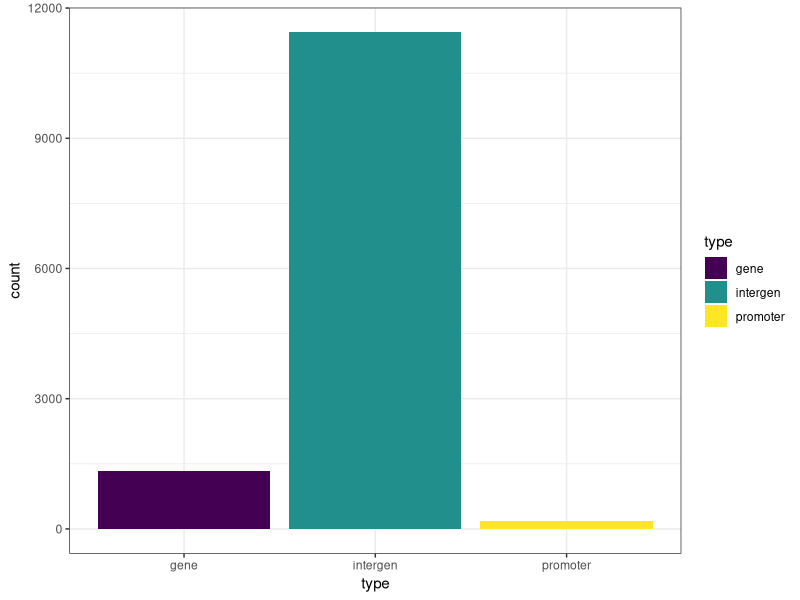
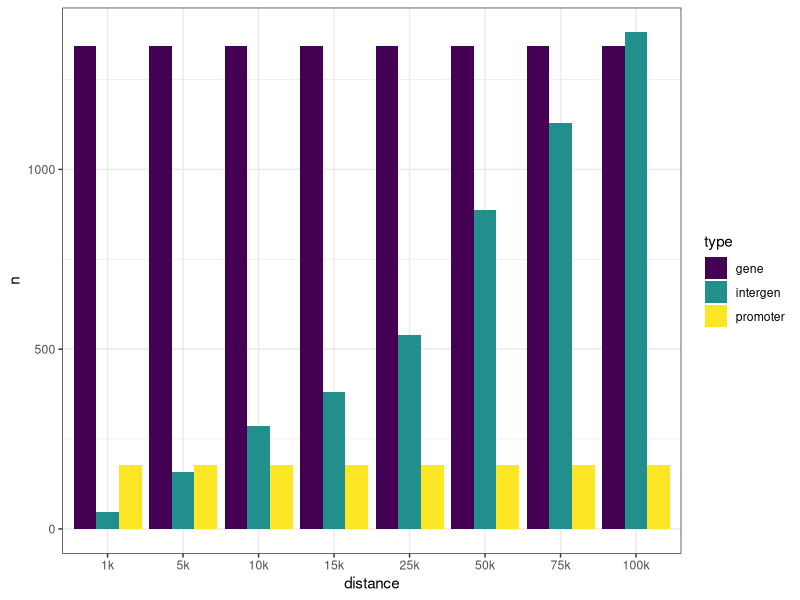
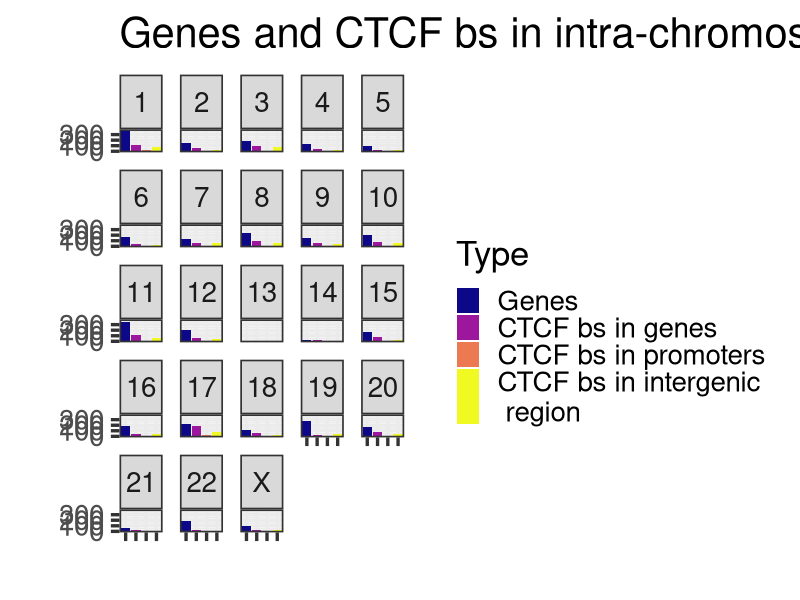

The R script that drew these images, in order:
library(readr)
library(dplyr)
library(ggplot2)
library(IRanges)

### Read the classified CTCFs
ctcfs <- read_tsv("data/class_ctcfs_5000_500.tsv", col_types = cols(
  chr = col_character()))

ctcfs %>% select(type) %>% table()
# -5000, 500
# gen  intergen    other promoter 
# 8047     8979     2459      868
# intergen = 11438
# 
# -1000, 100
# gen intergen    other promoter 
# 8270     9393     2523      167 
# intergen = 11916
ctcfs_hits <- read_tsv("data/ctcfs_hits_5000_500.tsv")
genes <- read_tsv("data/luma-intra-vertices.tsv", 
                          col_types = cols_only(
                            ensemblID = col_character(),
                            chr = col_character(),
                            start = col_integer(),
                            end = col_integer()
                          ))
genes <- genes %>% dplyr::rename(id = ensemblID)

luma_ctcfs <- ctcfs_hits %>% 
  semi_join(genes, by = c("sequence" = "id")) %>% 
  select(ctcf) %>% unlist(use.names = FALSE) %>% unique()

## Remove ctcfs that lie on gene promoters or gene bodies in genes that are not 
## in our network. Keep the ones in the intergenic region of genes to check if they include
## other peaks at a certain distance
ctcfs <- bind_rows(
  ctcfs %>% 
    filter(id %in% luma_ctcfs),
  ctcfs %>% 
  filter(!id %in% luma_ctcfs, type  %in% c("intergen", "other"))
  )

promoters <- genes %>% mutate(end = start + 500, start = start - 5000)
extended_regions <- genes %>% mutate(start = start - 5000, end = end)
gene_bodies <- genes %>% mutate(start = start + 500) %>% filter(end > start)

chrs <- as.character(c(seq(1:22), "X"))

### Reclasify
luma_ctfs <- parallel::mclapply(X = chrs, mc.cores = 23, FUN = function(ch){
  chr_ctcfs <- ctcfs %>% filter(chr == ch)
  chr_gene_bodies <- gene_bodies %>% filter(chr == ch)
  chr_promoters <- promoters %>% filter(chr == ch)
  chr_extended_regions <- extended_regions %>% filter(chr == ch)
  
  cranges <- IRanges(start = chr_ctcfs$start, end = chr_ctcfs$end, names = chr_ctcfs$id)
  granges <- IRanges(start = chr_gene_bodies$start, end = chr_gene_bodies$end, names = chr_gene_bodies$id)
  pranges <- IRanges(start = chr_promoters$start, end = chr_promoters$end, names = chr_promoters$id)
  eranges <- IRanges(start = chr_extended_regions$start, end = chr_extended_regions$end, names = chr_extended_regions$id)
  
  #ctcfs in promotoers and gene bodies
  chr_ctcfs <- chr_ctcfs %>% mutate(phits = countOverlaps(cranges, pranges, type = "within"), 
                                    ghits = countOverlaps(cranges, granges, type = "within"))
                         
  phits <- as.data.frame(findOverlaps(cranges, pranges, type = "within")) 
  if(nrow(phits) > 0) {
    phits <- phits  %>% 
      mutate(ctcf = chr_ctcfs$id[queryHits], sequence = chr_promoters$id[subjectHits], type = "promoter")
  }
 
  ghits <- as.data.frame(findOverlaps(cranges, granges, type = "within"))
  if(nrow(ghits) > 0) {
    ghits <- ghits %>% 
      mutate(ctcf = chr_ctcfs$id[queryHits], sequence = chr_gene_bodies$id[subjectHits], type = "gene")
  }
   
  hits <- bind_rows(phits, ghits)
  
  if(nrow(hits) > 0) {
    hits <- hits %>% select(ctcf, sequence, type)
  }
  # Distance to the extended region
  dist <- distanceToNearest(cranges, eranges)
  chr_ctcfs$near_region <- chr_extended_regions$id[to(dist)]
  chr_ctcfs$near_distance <- unlist(elementMetadata(dist))
  return(list(ctcfs = chr_ctcfs, hits = hits))
})

class_ctcfs <- plyr::ldply(lapply(luma_ctfs, "[[", "ctcfs"))
ctcfs_hits <- plyr::ldply(lapply(luma_ctfs, "[[", "hits"))

class_ctcfs <- class_ctcfs %>% mutate(type = case_when(phits > 0 ~ "promoter",
                                                   ghits > 0 ~ "gene",
                                                   TRUE ~ "intergen"))

class_ctcfs %>% select(type) %>% table()
# -5000, 500
# gene intergen promoter 
# 1343    11438      177
# 
# -1000, 100
# gene intergen promoter 
# 1370    11916       48 

png(paste0("figures/ctcfs/class-barplot-luma-5000-500.png"), width = 600, height = 800)
ggplot(class_ctcfs, aes(x = type, fill = type)) +
  geom_bar() +
  theme_bw() +
  scale_fill_viridis_d() 
dev.off()

ctcfs_count <- bind_rows(
  class_ctcfs %>% filter(near_distance <= 100000) %>% select(type) %>% mutate(distance = "100k"),
  class_ctcfs %>% filter(near_distance <= 75000) %>% select(type) %>% mutate(distance = "75k"),
  class_ctcfs %>% filter(near_distance <= 50000) %>% select(type) %>% mutate(distance = "50k"),
  class_ctcfs %>% filter(near_distance <= 25000) %>% select(type) %>% mutate(distance = "25k"),
  class_ctcfs %>% filter(near_distance <= 15000) %>% select(type) %>% mutate(distance = "15k"),
  class_ctcfs %>% filter(near_distance <= 10000) %>% select(type) %>% mutate(distance = "10k"),
  class_ctcfs %>% filter(near_distance <= 5000) %>% select(type) %>% mutate(distance = "5k"),
  class_ctcfs %>% filter(near_distance <= 1000) %>% select(type) %>% mutate(distance = "1k"))
ctcfs_count <- ctcfs_count %>% group_by(type, distance) %>% tally()
ctcfs_count$distance <- factor(ctcfs_count$distance, 
                                  levels = c("1k", "5k", "10k", "15k", "25k", "50k", "75k", "100k"))

png(paste0("figures/ctcfs/class-barplot-luma-distance-5000-500.png"), width = 800, height = 800)
ggplot(ctcfs_count, aes(x = distance,  y = n, fill = type)) +
  geom_bar(position="dodge", stat="identity") +
  theme_bw() +
  scale_fill_viridis_d() 
dev.off()

## digamos que 50k 
class_ctcfs_50 <- class_ctcfs %>% filter(near_distance <= 50000)

class_ctcfs_50 %>% select(type) %>% table()
# -5000, 500
# gene intergen promoter 
# 1343      887      177 

# -1000, 100
# gene intergen promoter 
# 1370     1027       48 
plot_ctcfs <- class_ctcfs_50 %>% select(type, chr) %>% 
  bind_rows(genes %>% select(chr) %>% mutate(type = "mrna")) %>% 
  mutate(type = ordered(as.factor(type), levels = c("mrna", "gene", "promoter", "intergen")),
         chr = ordered(chr, levels = chrs))
  
png(paste0("figures/ctcfs/ctcfs-by-chr-type-5000-500.png"), width = 1200, height = 1200)
ggplot(plot_ctcfs, aes(x = type, fill = type)) +
  geom_bar() +
  theme_bw(base_size = 25) +
  theme(axis.text.x = element_blank()) +
  scale_fill_viridis_d(option = "C", name = "Type",
                       labels = c("Genes", "CTCF bs in genes", "CTCF bs in promoters", "CTCF bs in intergenic\n region" )) + 
  facet_wrap(~chr) +
  xlab("") +
  ylab("") +
  ggtitle("Genes and CTCF bs in intra-chromosomal communities") 
dev.off()

write_tsv(class_ctcfs, path = "data/ctcfs_in_intra_luma_5000_500.tsv")
write_tsv(ctcfs_hits, path  = "data/ctcfs_hits_in_intra_luma_5000_500.tsv")
write_tsv(class_ctcfs_50, path  = "data/ctcfs_in_intra_luma_50k_5000_500.tsv")
